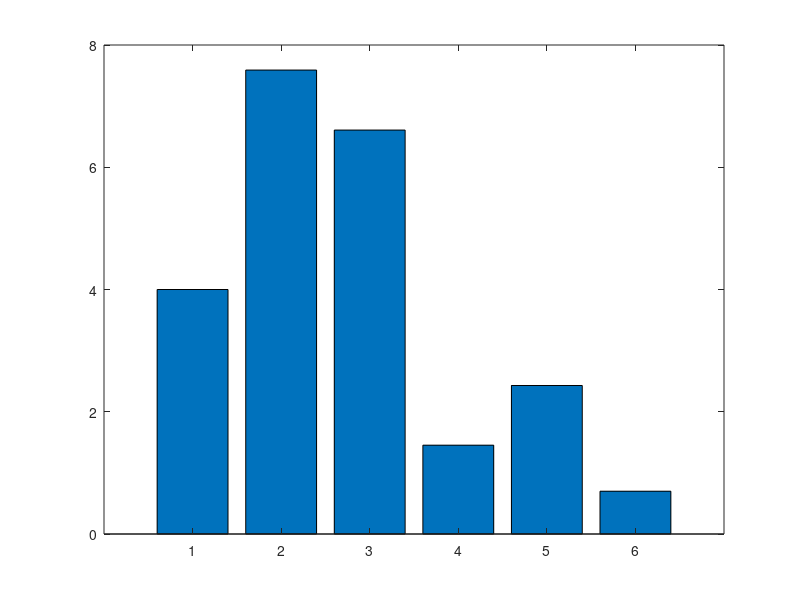

Here is the MATLAB script that generated this plot: (Note: this script raises an error after producing the figure.)
% Data
elapsedTime = [4, 7.59, 6.608369, 1.4531, 2.4295, 0.7];
algorithmNames = {'FCM', 'FCM-PSO', 'Hierarchical', 'K-Means', 'K-Medoids', 'HSCCA'};

% Create Bar Chart
figure;
barHandle = bar(elapsedTime);
barHandle.FaceColor = '#0072BD'; % Set bar color
barHandle.EdgeColor = 'black';  % Set edge color
set(gca, 'XTickLabel', algorithmNames, 'XTickLabelRotation', 45); % Add x-tick labels
xlabel('Clustering Methods');
ylabel('Time (seconds)');

grid on;
set(gcf, 'Position', [100, 100, 800, 500]); % Set figure size

% Save Chart as JPG
saveas(gcf, 'ElapsedTimeChart.png');  % ذخیره به فرمت PNG
% یا برای وضوح بالا:
print('ElapsedTimeChart.png', '-dpng', '-r300');  % ذخیره به فرمت PNG با وضوح 300 dpi
